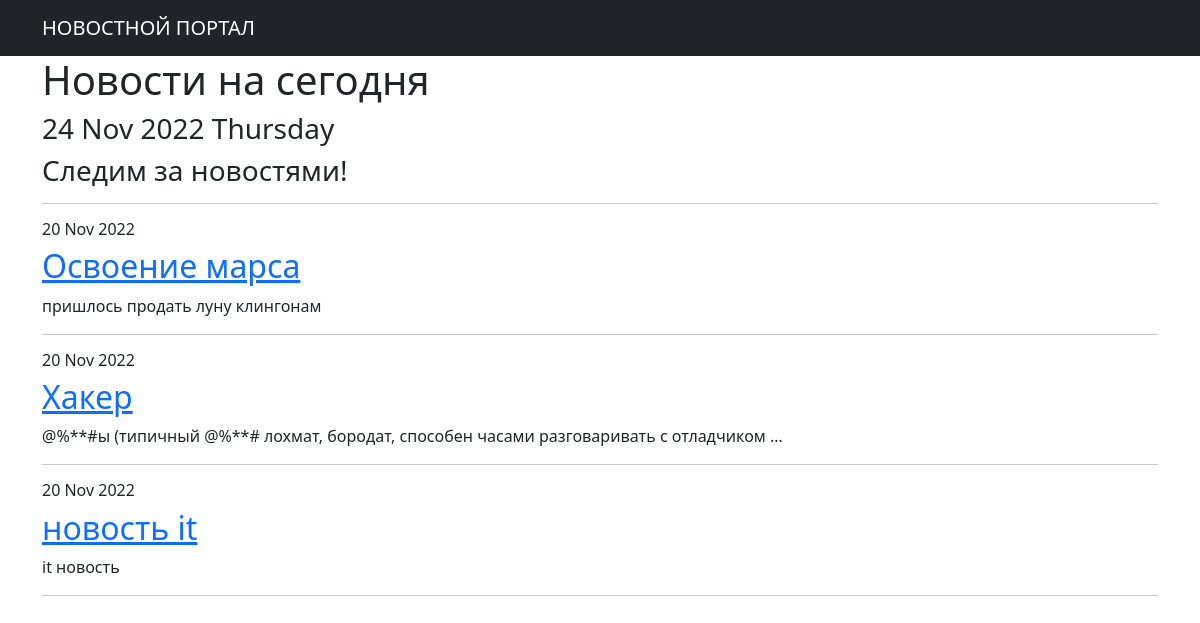
The page /news/ on the database as committed earlier.
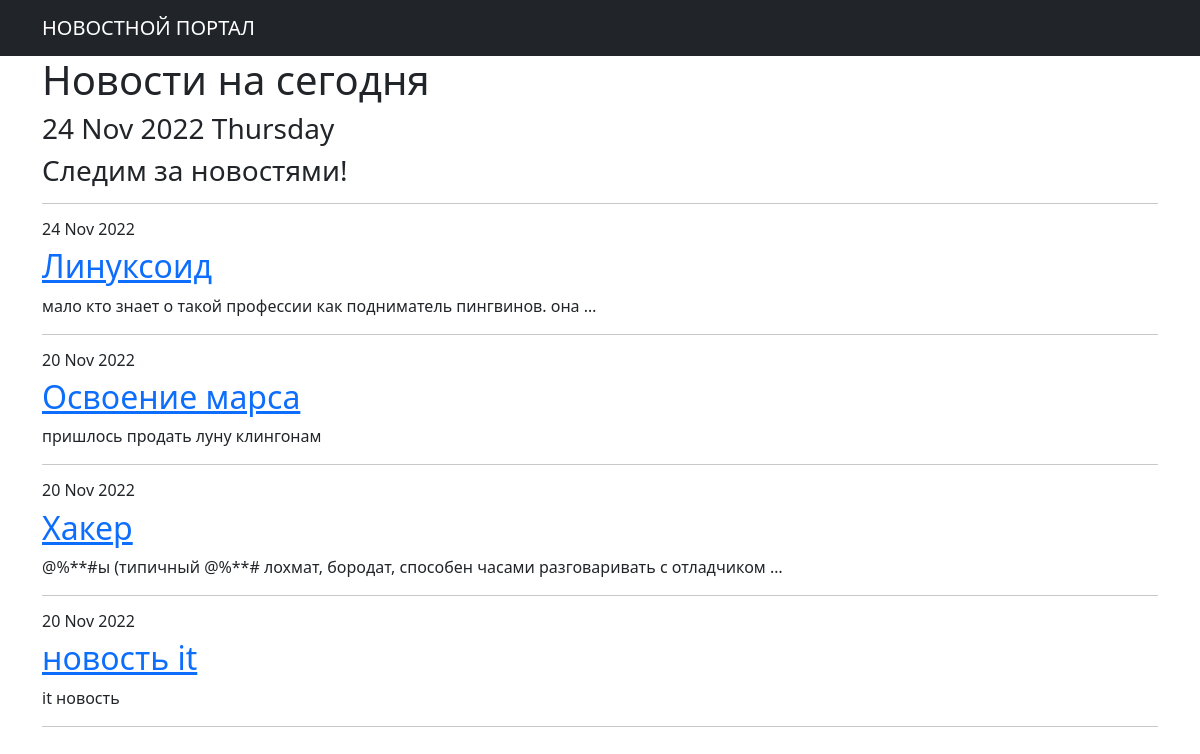
The same page on the database as committed later.
### news/models.py (models this page shows, shortened)
class News(models.Model):
    time = models.DateTimeField(auto_now=False, auto_now_add=True)
    title = models.CharField(max_length=50)
    article = models.TextField()
    NEWS = 'NW'
    ARTICLE = 'AR'
    CATEGORY_CHOICES = (
        (NEWS, 'Новости'),
        (ARTICLE, 'Статья'),
    )
    article_or_news = models.CharField(max_length=2, choices=CATEGORY_CHOICES, default=ARTICLE)
    author = models.ForeignKey(Author, on_delete=models.CASCADE)
    new_cat = models.ManyToManyField(Categories, through='NewsCategories')
    rating = models.IntegerField(blank=False, default=0)

### news/views.py (the view)
# urls.py: path('', ProductsList.as_view()),
class ProductsList(ListView):
    model = News
    ordering = 'title'
    template_name = 'news.html'
    context_object_name = 'articleviews'
    def get_context_data(self, **kwargs):
        context = super().get_context_data(**kwargs)
        context['time_now'] = datetime.utcnow()
        context['next_sale'] = None
        return context

### news/templatetags/custom_filters.py (called while the page is built)
@register.filter()
def censor(value):
    chars = ["*", "#", "%", "&", "?", "@", "*", "#", "%", "&", "?", "@"]
    base_mat = ["хакер", "борода"]
    value = value.lower().split(' ')
    for word in value:
        if word in base_mat:
            temp = random.sample(chars, len(word))
            i = ''.join(temp)
            value = [x.replace(word, i) for x in value]
    value = ' '.join(value)
    return f'{value}'

### news/templatetags/custom_tags.py (called while the page is built)
@register.simple_tag()
def current_time(format_string='%b %d %Y'):
    return datetime.utcnow().strftime(format_string)

### templates/news.html (shortened to what this page needs)
{% extends 'flatpages/default.html' %}
{% load custom_filters %}!
{% load custom_tags %}
{% block content %}
    <h1>Новости на сегодня</h1>
    <h3>{% current_time '%d %b %Y %A' %}</h3>
    <h3> {{ next_sale|default_if_none:"Следим за новостями!" }} </h3>
    <hr>
    {% if articleviews %}
        <table>
            {% for news in articleviews %}
                <div>
                    <h6>{{ news.time|date:'d M Y' }}</h6>
                    <h2><a href="http://127.0.0.1:8000/news/{{ news.id }}">{{ news.title }}</a></h2>
                    <p>{{ news.article|truncatewords:10|censor }}</p>
                    <hr>
                </div>
            {% endfor %}
        </table>
    {% else %}
        <h2>Новостей нет!</h2>
    {% endif %}
{% endblock content %}

Rows that differ between the two databases and show on the page:
added News: time "24 Nov 2022", title "Линуксоид", article|censor "мало кто знает о такой профессии как подниматель пингвинов. она …"
